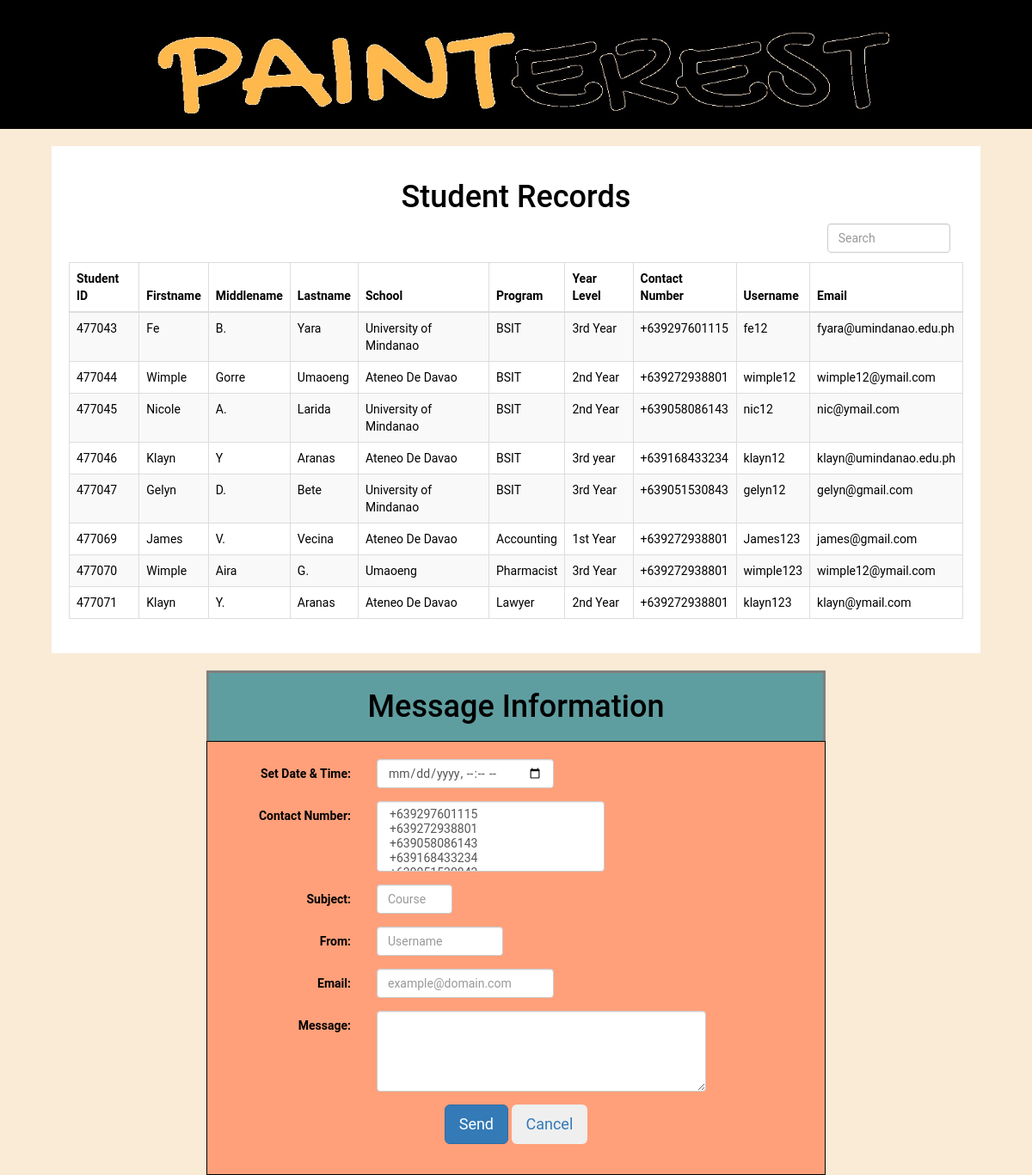
Screenshot of /admin/Message.php with the database file from the repository.
### tables this page shows
CREATE TABLE `user` (
  `id` int(11) NOT NULL,
  `firstname` varchar(50) DEFAULT NULL,
  `middlename` varchar(50) DEFAULT NULL,
  `lastname` varchar(50) DEFAULT NULL,
  `school` varchar(50) DEFAULT NULL,
  `program` varchar(50) DEFAULT NULL,
  `yearlevel` varchar(50) DEFAULT NULL,
  `phonenumber` varchar(13) DEFAULT NULL,
  `username` varchar(50) DEFAULT NULL,
  `email` varchar(50) DEFAULT NULL,
  `Password1` varchar(50) DEFAULT NULL,
  `Password2` varchar(50) DEFAULT NULL
);

### admin/Message.php (the view, shortened to what this page needs)
                          <?php
                            include'execute/connection.php';
                            $query ="SELECT * FROM user ORDER BY id";
                             $result = mysqli_query($connection, $query);
                         if( $result->num_rows > 0){
                          ?>
<!DOCTYPE html>
 <head>
  <link rel="stylesheet" href="https://cdnjs.cloudflare.com/ajax/libs/bootstrap-select/1.12.2/css/bootstrap-select.min.css">
<link rel="stylesheet" href="https://maxcdn.bootstrapcdn.com/bootstrap/3.3.6/css/bootstrap.min.css" />
    </head>
    <body>
<div class="header1">
<img src="Includes/img/po.jpg" >
</div>
<div class="container">
     <form name="bulk_action_form" action="" method="post"/>
                <h1 align="center">Student Records</h1>
              <div class="form-group">
                <div align="center">
               <div class="col-sm-2  col-sm-offset-10">
                     <input type="text" name="search" id="search" class="form-control" placeholder="Search" />
                </div>
                </div>
                </div>
                <br> </br>
                <div class="table-responsive">
                     <table id="student" class="table table-striped table-bordered">
                       <thead>
                        <tr>
                            <th>Student ID</th>
                            <th> Firstname </th>
                            <th>Middlename</th>
                            <th>Lastname</th>
                             <th>School</th>
                            <th>Program</th>
                             <th>Year Level</th>
                            <th>Contact Number</th>
                            <th>Username</th>
                            <th>Email</th>
                        </tr>
                     </thead>
                     <?php
                            while($row =$result->fetch_assoc()){
                                 ?>
                               <tr>
                                    <td><?php echo $row['id']; ?></td>
                                    <td><?php echo $row['firstname']; ?></td>
                                    <td><?php echo $row['middlename']; ?></td>
                                   <td><?php echo $row['lastname']; ?></td>
                                    <td><?php echo $row['school']; ?></td>
                                    <td><?php echo $row['program']; ?></td>
                                    <td><?php echo $row['yearlevel']; ?></td>
                                   <td><?php echo $row['phonenumber']; ?></td>
                                    <td><?php echo $row['username']; ?></td>
                                    <td><?php echo $row['email']; ?></td>
                               </tr>
                          <?php } }else{ ?>
                        <tr><td colspan="5">No records found.</td></tr>
                      <?php } ?>
                     </table>
                   </div>
             </div>
             <h1 class="header" align="center">Message Information</h1>
<div align="center" class="signup-form">
<form class="form-horizontal" action="Process.php" id="multi-select" method="POST">
    <div class="form-group">
    <label for="date_time" class="col-sm-3 control-label">Set Date & Time:</label>
    <div class="col-sm-4">
      <input type="datetime-local" class="form-control" id="date_time" name="date_time" placeholder="" value="" required>
    </div>
  </div>
    <div class="form-group">
    <label for="phonenumber" class="col-sm-3 control-label">Contact Number:</label>
    <div class="col-sm-5">
      <select type="dropdown" class="form-control selectpicker" data-live-search ="true" multiple id="phonenumber" name="phonenumber[]" required>
       <?php
          $query ="SELECT * FROM user";
         $result = mysqli_query($connection, $query);
         if( $result->num_rows > 0){
           while($row = $result->fetch_assoc()){
         ?>
        <option><?php echo $row['phonenumber']; ?></option>
     <?php } }else{ ?>
      <?php } ?>
      </select>
    </div>
  </div>
  <div class="form-group">
    <label for="program" class="col-sm-3 control-label">Subject:</label>
    <div class="col-sm-2">
   <input type="text" class="form-control" id="program" name="program" placeholder="Course" value="" required>
    </div>
  </div>
  <div class="form-group">
    <label for="name" class="col-sm-3 control-label">From:</label>
    <div class="col-sm-3">
      <input type="text" class="form-control" id="username" name="username" placeholder="Username" value="" required>
    </div>
  </div>
  <div class="form-group">
    <label for="email" class="col-sm-3 control-label">Email:</label>
    <div class="col-sm-4">
      <input type="email" class="form-control" id="email" name="email" placeholder="example@domain.com" value=""required>
    </div>
  </div>
  <div class="form-group">
    <label for="message" class="col-sm-3 control-label">Message:</label>
    <div class="col-sm-7">
      <textarea class="form-control" rows="4" id="message" name="message" value=""required>
Please do not reply to this conversation.</textarea>
    </div>
  </div>
    <div class="form-group">
       <div class="col-sm-16">
     <button type="submit" class="btn btn-primary btn-lg" name="submit">Send</button>
    <button type="cancel" class="btn btn-secondary btn-lg"><a href="Home.php">Cancel</a></button>
  </div>
    </div>
  </form>
</div>
</body>
 </html>

### admin/Message.php (style rules this page uses)
body { color: black; background: antiquewhite; font-family: 'Roboto', sans-serif; background-size: contain; }
.header1 img { display: block; margin-top: 0%; margin-left: 0px; margin-right: auto; width:100%; height:150px; }
.container { width:90%; margin: 20px auto; padding: 20px; border: 2px black; background: white; }
.signup-form { width: 60%; margin: auto; padding: 20px; border: 1px solid black; background: lightsalmon; }
.header { width: 60%; margin: auto; color: black; background: cadetblue; text-align: center; border: solid grey; border-bottom: none; padding: 20px; }

### rows the page displays
user: id "477043", firstname "Fe", middlename "B.", lastname "Yara", school "University of Mindanao", program "BSIT", yearlevel "3rd Year", phonenumber "+639297601115", username "fe12", email "fyara@umindanao.edu.ph"
user: id "477044", firstname "Wimple", middlename "Gorre", lastname "Umaoeng", school "Ateneo De Davao", program "BSIT", yearlevel "2nd Year", phonenumber "+639272938801", username "wimple12", email "wimple12@ymail.com"
user: id "477045", firstname "Nicole", middlename "A.", lastname "Larida", school "University of Mindanao", program "BSIT", yearlevel "2nd Year", phonenumber "+639058086143", username "nic12", email "nic@ymail.com"
user: id "477046", firstname "Klayn", middlename "Y", lastname "Aranas", school "Ateneo De Davao", program "BSIT", yearlevel "3rd year", phonenumber "+639168433234", username "klayn12", email "klayn@umindanao.edu.ph"
user: id "477047", firstname "Gelyn", middlename "D.", lastname "Bete", school "University of Mindanao", program "BSIT", yearlevel "3rd Year", phonenumber "+639051530843", username "gelyn12", email "gelyn@gmail.com"
user: id "477069", firstname "James", middlename "V.", lastname "Vecina", school "Ateneo De Davao", program "Accounting", yearlevel "1st Year", phonenumber "+639272938801", username "James123", email "james@gmail.com"
user: id "477070", firstname "Wimple", middlename "Aira", lastname "G.", school "Umaoeng", program "Pharmacist", yearlevel "3rd Year", phonenumber "+639272938801", username "wimple123", email "wimple12@ymail.com"
user: id "477071", firstname "Klayn", middlename "Y.", lastname "Aranas", school "Ateneo De Davao", program "Lawyer", yearlevel "2nd Year", phonenumber "+639272938801", username "klayn123", email "klayn@ymail.com"
